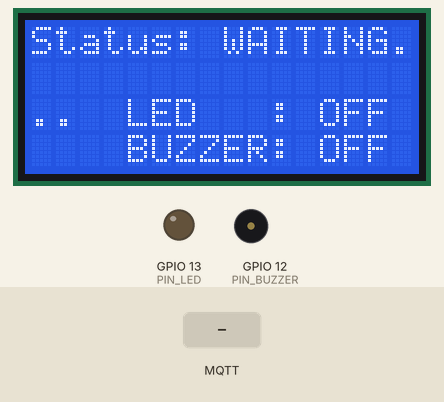
Bench run of a sketch on a simulated ESP32. On the bench: 16×4 character LCD, output pins drawn as LEDs (lit = HIGH), buzzer (waves = sounding). Inputs (shaded band) come from the test bench. WiFi joins after 1.5 s; servers stay silent unless stated; no MQTT or app messages arrive unless stated.

Above: at 1.2 s.
1.3 s: MQTT message "ON" arrives on the second subscribed topic
At 2.1 s:
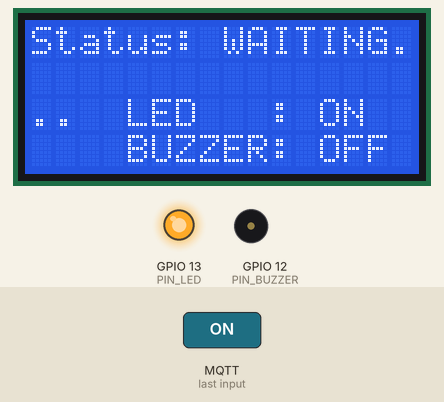
3.1 s: MQTT message "ON" arrives on the third subscribed topic
At 4.3 s:
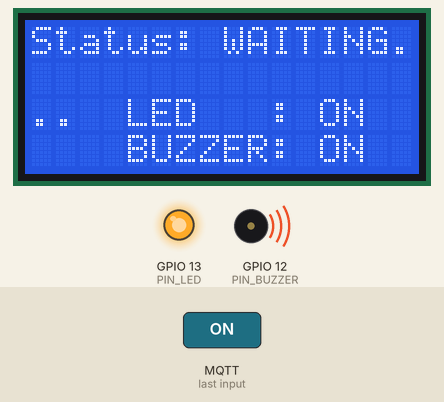
4.6 s: MQTT message "FALL" arrives on the second subscribed topic
At 5.3 s:
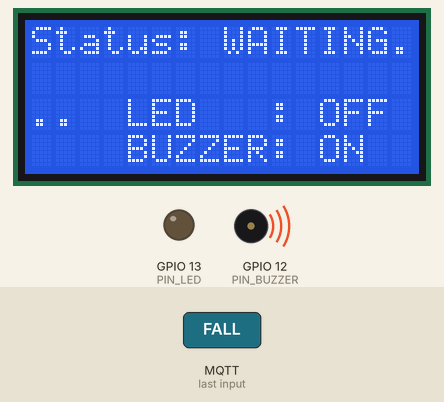
6.1 s: MQTT message "ON" arrives on the first subscribed topic
At 6.8 s:
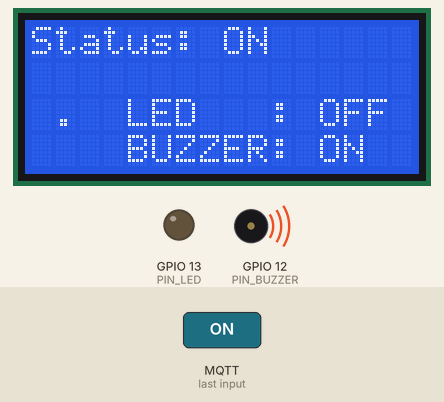
7.6 s: MQTT message "FALL" arrives on the first subscribed topic
At 8.0 s:
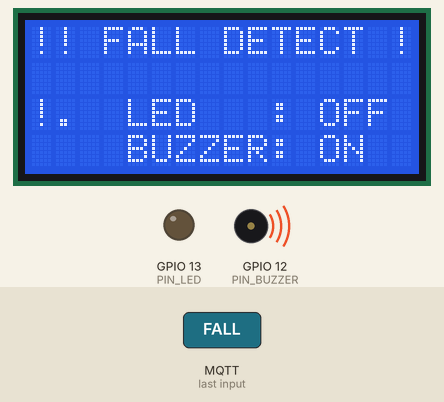
9.1 s: MQTT message "1" arrives on the first subscribed topic
At 10.4 s:
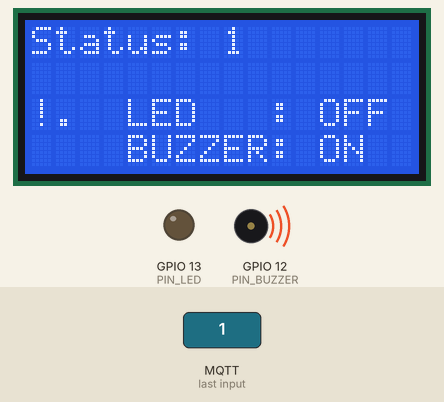
Timing chart, 0 to 11.6 s (numbered marks = the images above; inputs shaded):
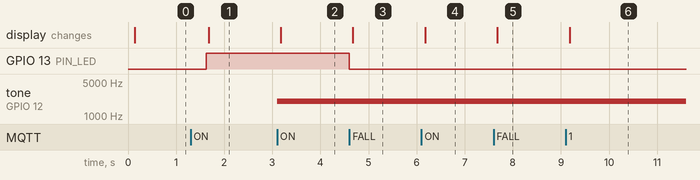

The sketch:

fall-detect-subs.ino
```cpp
#include <WiFi.h>
#include <PubSubClient.h>
#include <LiquidCrystal_I2C.h>

// ── Konfigurasi ──────────────────────────────────────────────
const char* WIFI_SSID = "Ridho Ruijie";
const char* WIFI_PASSWORD = "ridhosetiawanskom24";
const char* MQTT_BROKER = "broker.hivemq.com";

#define PIN_LED 13
#define PIN_BUZZER 12
#define BUZZER_FREQ 2000

LiquidCrystal_I2C lcd(0x27, 16, 4);
WiFiClient espClient;
PubSubClient mqttClient(espClient);

// Timing & State
unsigned long prevMs = 0;
const long interval = 100; // 10Hz

// Variabel Kontrol Utama (Volatile untuk kecepatan akses)
volatile bool stateLED = false;
volatile bool stateBuzzer = false;
char statusFall[17] = "WAITING...";

// ── Callback MQTT (Fokus Hanya 3 Topik) ──────────────────────
void mqttCallback(char* topic, byte* payload, unsigned int length) {
  char message[length + 1];
  memcpy(message, payload, length);
  message[length] = '\0';

  String t = String(topic);

  // 1. Fokus Status Jatuh (Tampilan)
  if (t.endsWith("fallStatus")) {
    snprintf(statusFall, sizeof(statusFall), "%s", message);
  }
  // 2. Fokus LED (Aktuasi)
  else if (t.endsWith("ledStatus")) {
    stateLED = (strcmp(message, "ON") == 0);
    digitalWrite(PIN_LED, stateLED ? HIGH : LOW);
  }
  // 3. Fokus Buzzer (Aktuasi)
  else if (t.endsWith("buzzerStatus")) {
    stateBuzzer = (strcmp(message, "ON") == 0);
    if (stateBuzzer) ledcWriteTone(PIN_BUZZER, BUZZER_FREQ);
    else ledcWriteTone(PIN_BUZZER, 0);
  }
}

void setup() {
  pinMode(PIN_LED, OUTPUT);
  digitalWrite(PIN_LED, LOW);

  ledcAttach(PIN_BUZZER, BUZZER_FREQ, 8);
  ledcWriteTone(PIN_BUZZER, 0);

  lcd.init();
  lcd.backlight();
  lcd.setCursor(0, 0);
  lcd.print("MONITOR ACTIVE");

  WiFi.begin(WIFI_SSID, WIFI_PASSWORD);
  mqttClient.setServer(MQTT_BROKER, 1883);
  mqttClient.setCallback(mqttCallback);
  mqttClient.setBufferSize(256); // Buffer kecil agar cepat di-flush
}

void loop() {
  // Koneksi WiFi & MQTT Non-Blocking
  if (WiFi.status() == WL_CONNECTED) {
    if (!mqttClient.connected()) {
      // Gunakan ID unik agar tidak konflik dengan pengirim
      if (mqttClient.connect("Monitor_fall_detect_Unique")) {
        mqttClient.subscribe("kel1/pa/fallStatus");
        mqttClient.subscribe("kel1/pa/ledStatus");
        mqttClient.subscribe("kel1/pa/buzzerStatus");
      }
    }
    mqttClient.loop();
  }

  // Sinkronisasi Hardware & LCD (10Hz)
  unsigned long now = millis();
  if (now - prevMs >= interval) {
    prevMs = now;

    // FORCE SYNC: Memastikan pin fisik selalu sama dengan status terakhir
    digitalWrite(PIN_LED, stateLED ? HIGH : LOW);
    if (stateBuzzer) ledcWriteTone(PIN_BUZZER, BUZZER_FREQ);
    else ledcWriteTone(PIN_BUZZER, 0);

    // Update Layar LCD (Hanya baris kritis)
    lcd.setCursor(0, 0);
    if (strcmp(statusFall, "FALL") == 0) {
      lcd.print("!! FALL DETECT !!");
    } else {
      lcd.print("Status: ");
      lcd.print(statusFall);
      lcd.print("       "); // Clear sisa karakter
    }

    lcd.setCursor(0, 2);
    lcd.print("LED   : ");
    lcd.print(stateLED ? "ON " : "OFF");

    lcd.setCursor(0, 3);
    lcd.print("BUZZER: ");
    lcd.print(stateBuzzer ? "ON " : "OFF");
  }
}
```

Measured:
- after the input at 1.3 s, GPIO 13 (PIN_LED): LOW → HIGH after 0.33 s; the display: changes after 0.37 s (image 1)
- after the input at 3.1 s, tone on GPIO 12 (PIN_BUZZER): silent → 2000 Hz at once; the display: changes after 0.08 s (image 2)
- after the input at 4.6 s, GPIO 13 (PIN_LED): HIGH → LOW at once; the display: changes after 0.07 s (image 3)
- after the input at 6.1 s, the display: changes after 0.08 s (image 4)
- after the input at 7.6 s, the display: changes after 0.08 s (image 5)
- after the input at 9.1 s, the display: changes after 0.08 s (image 6)
